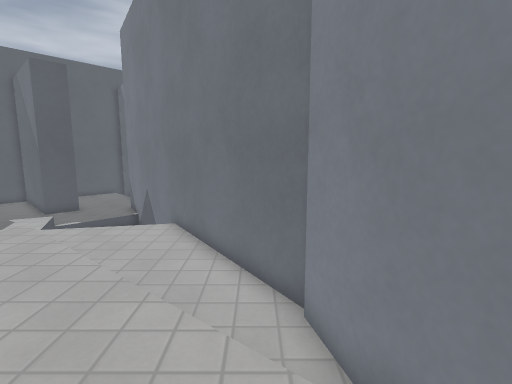
View 1 (above)

13 first-person views from a walk through a 3-D level made in the Godot game engine. The camera is 1.3 m above the floor, tilts 8° down and sees 85° across. The floor is counted in squares, 0.5 m on a side. Each view is taken from the middle of a square. On the plan, view 1 faces up. The plan holds only what a view shows up to about 19 squares ahead; the rest is blank. The place goes on beyond the plan. Surface patterns are stand-ins for the level's own textures.

View 2
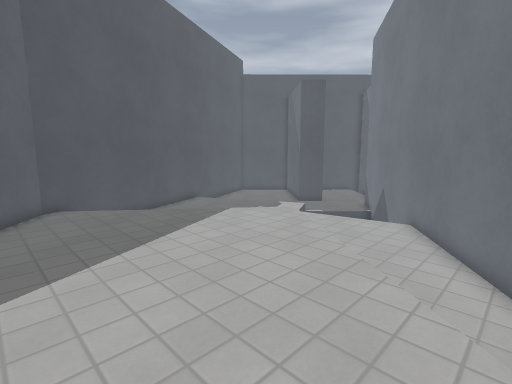

View 3
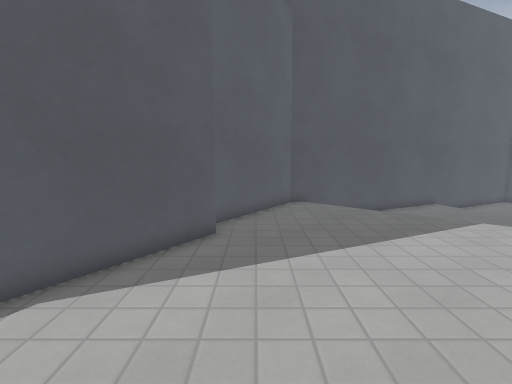

View 4
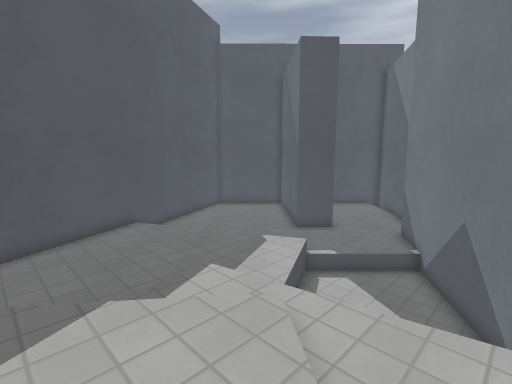

View 5
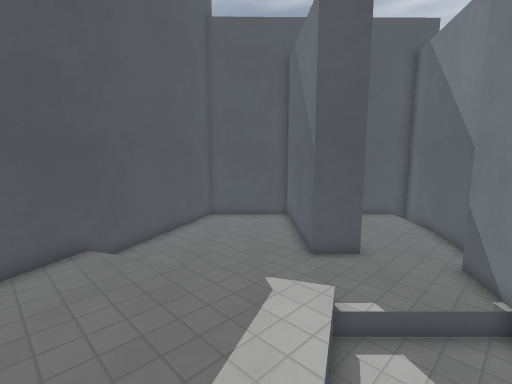

View 6
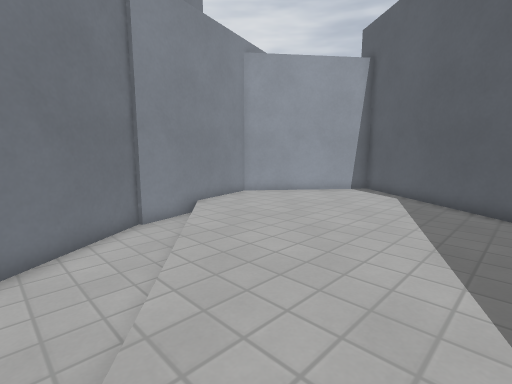

View 7
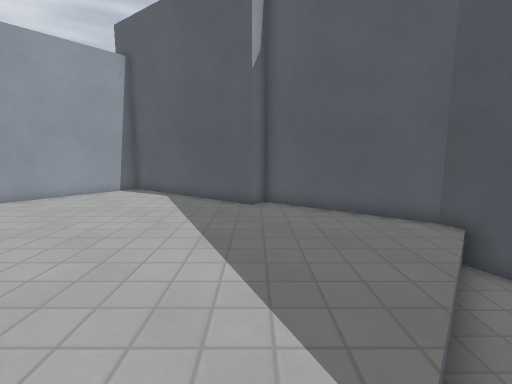

View 8
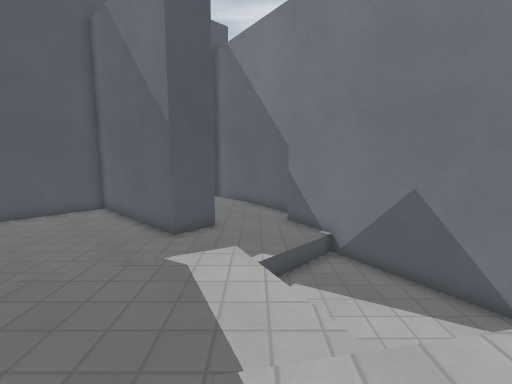

View 9
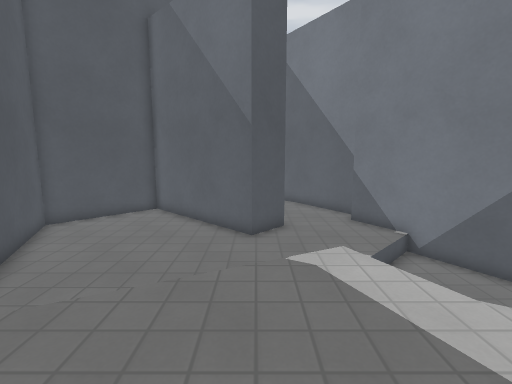

View 10
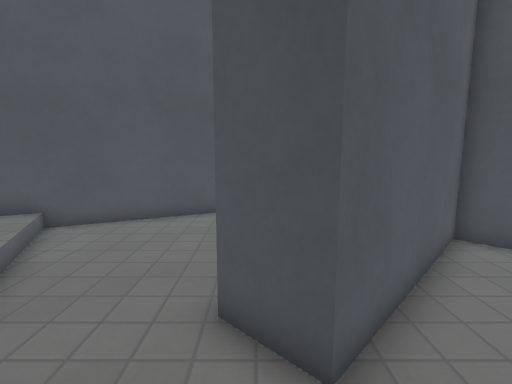

View 11
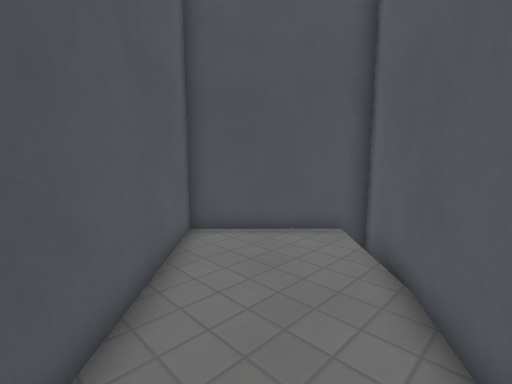

View 12
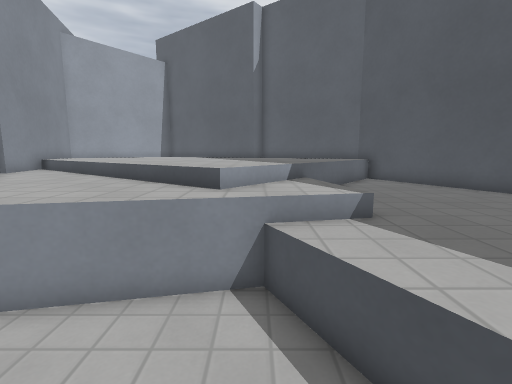

View 13
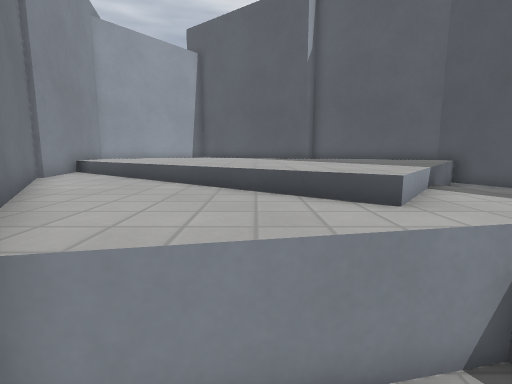

### Floor plan
Key: @ floor where view 1 was taken; # wall or solid block; . main floor; - floor 0.25 m lower than the main floor; _ floor 0.5 m lower than the main floor; < floor 0.75 m lower than the main floor; ( floor 1.25 m lower than the main floor; / step, stairs or slope; = window, fence, low wall or low ledge.
Columns run from 23 left of view 1 to 2 right of it. Each row starts with its distance up from view 1.
 29         ###
 28        ##<##
 27       ##<<<#
 26      ##<<<<##
 25      #<<<<<<##
 24    ####<<<<<<#
 23   ######<<<<<##
 22  ##<<####<<<<<#
 21 ##<<<<####<<<<#
 20 #<<<<<<####<<<##
 19 #<<<<<<<###<<<<#
 18 ##<<<<<<<<<<<</##
 17  #<<<<<<<<<<</((##
 16  ##<<<<<<<<</((((#
 15   #<<<<<<<//=((((##
 14   ##<<<<//__=(((((#
 13    #<<//_____=(((((#
 12    #//_______=(((==##
 11    ##_________===---##
 10     #_______---/-----#
  9     ##______///./----##
  8      #______//.../----##
  7      ##_____//..../----#
  6       #_____/......./--##
  5       ##___/........./--#
  4        #__/.........../-#
  3        ##/............./##
  2         #/...............#
  1         ##...............#
  0          ##............@.#
 -1           ##.............#
 -2            ####..........#
 -3              ###........##
 -4                ###......#
 -5                  ##....##
 -6                   ##..##
 -7                    ####

Where each view was taken, in squares from view 1:
view 1: 0 up, 0 right, facing up
view 2: 1 down, 0 right, facing up-left
view 3: 1 down, 0 right, facing left
view 4: 6 up, 5 left, facing up-left
view 5: 9 up, 8 left, facing up-left
view 6: 9 up, 9 left, facing down-right
view 7: 9 up, 9 left, facing down
view 8: 8 up, 11 left, facing up
view 9: 8 up, 14 left, facing up
view 10: 19 up, 10 left, facing left
view 11: 20 up, 10 left, facing up-left
view 12: 16 up, 9 left, facing down
view 13: 14 up, 6 left, facing down
